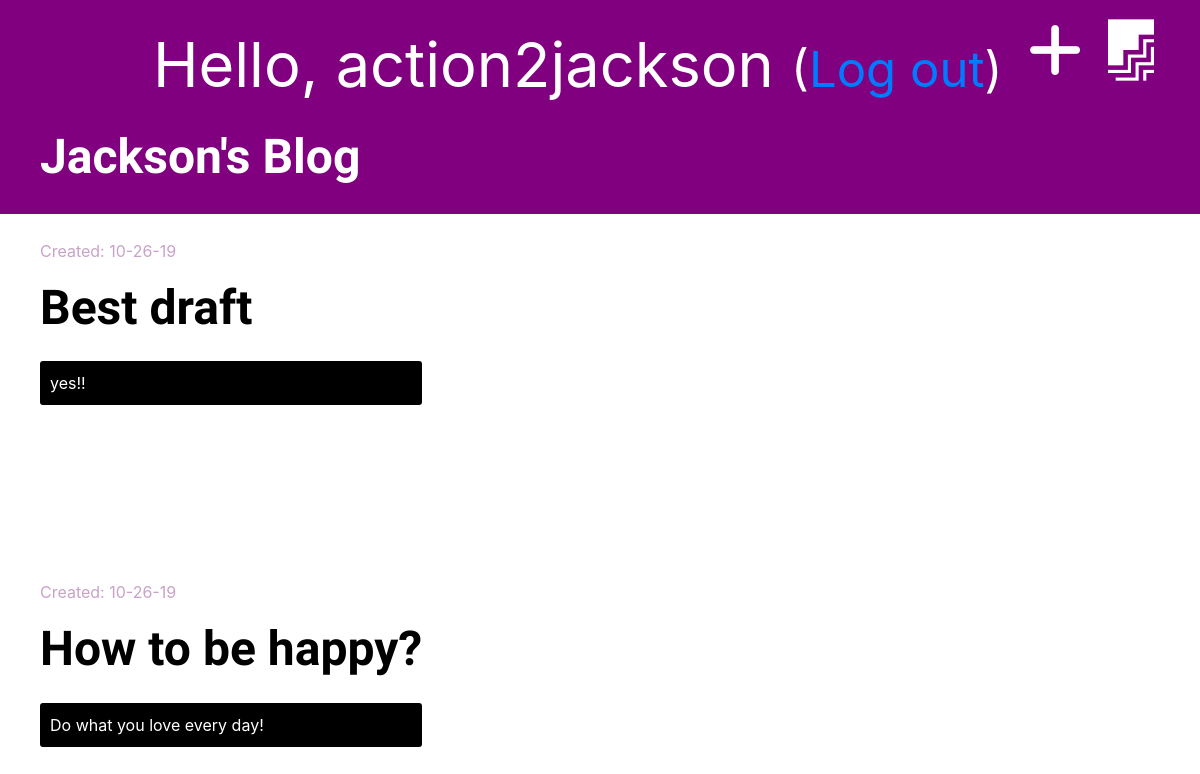
Page /drafts/ (signed in) on the committed database.
### blog/models.py (models this page shows, shortened)
class Post(models.Model):
    author = models.ForeignKey('auth.User', on_delete=models.CASCADE)
    title = models.CharField(max_length=200)
    text = models.TextField()
    created_date = models.DateTimeField(default=timezone.now)
    published_date = models.DateTimeField(blank=True, null=True)

### blog/views.py (the view)
# urls.py: path('drafts/', views.post_draft_list, name='post_draft_list'),
@login_required
def post_draft_list(request):
    posts = Post.objects.filter(published_date__isnull=True).order_by('-created_date')
    stuff_for_frontend = {'posts': posts}
    return render(request, 'blog/post_draft_list.html', stuff_for_frontend)

### blog/templates/blog/post_draft_list.html (shortened to what this page needs)
{% extends 'blog/base.html' %}
{% block content %}
    {% for post in posts %}
        <div class="post">
            <p class="date">Created: {{ post.created_date|date:'m-d-y' }}</p>
            <h1><a href="{% url 'post_detail' pk=post.pk %}">{{ post.title }}</a></h1>
            <p class="text">{{ post.text|truncatechars:50 }}</p>
        </div>
    {% endfor %}
{% endblock %}

### blog/templates/blog/base.html (shortened to what this page needs)
{% load staticfiles %}
<!DOCTYPE html>
<html lang="en">
<head>
    <link rel="stylesheet" href="https://stackpath.bootstrapcdn.com/bootstrap/4.3.1/css/bootstrap.min.css">
    <link rel="stylesheet" href="{% static 'css/blog.css' %}">
</head>
<body>
<div class="page-header">
    {% if user.is_authenticated %}
        <a href="{% url 'post_draft_list' %}"><i class="fab fa-firstdraft" style="color: white; float: right; font-size: 46pt; margin-right: 26px;"></i></a>
        <a href="{% url 'post_new' %}"><i class="fas fa-plus" style="color: white; float: right; font-size: 46pt; margin-right: 26px;"></i></a>
        <p style="color: white; float: right; font-size: 46pt; margin-right: 26px;">Hello, {{ user.username }} <small>(<a
                href="{% url 'logout' %}">Log out</a>)</small></p>
    {% else %}
        <a href="{% url 'login' %}"><i class="fas fa-sign-in-alt fa-2x" style="color: white; float: right; font-size: 46pt; margin-right: 26px;"></i></a>
    {% endif %}
    <h1><a href="{% url 'post_list' %}">Jackson's Blog</a></h1>
</div>
<div class="content container">
    <div class="row">
        <div class="col-8-md">
            {% block content %}
            {% endblock %}
        </div>
    </div>
</div>
</body>
</html>

### blog/static/css/blog.css (style rules this page uses)
.page-header { background-color: purple; margin-top: 0; padding: 20px 20px 20px 40px; }
.page-header h1 a { font-text: arial; text-decoration: none; color: white; font-size: 36pt; }
.content { margin-left: 40px; }
h1, h2, h3, h4 { font-family: 'Tangerine', 'Inconsolata', 'Droid Sans', serif; font-weight: bold; font-size: 48px; }
.date { padding-top: 25px; color: #c8a2c8; }
.post { margin-bottom: 150px; }
.post h1 a { color: black; }
.text { color: #ffffff; background-color: black; padding: 10px; margin-top: 25px; width: 100%; border-radius: 3px; }

### rows in the picture
Post: created_date "10-26-19", title "Best draft", text "yes!!"
Post: created_date "10-26-19", title "How to be happy?", text "Do what you love every day!"

### other values in the picture
{{ user.username }} "action2jackson"
